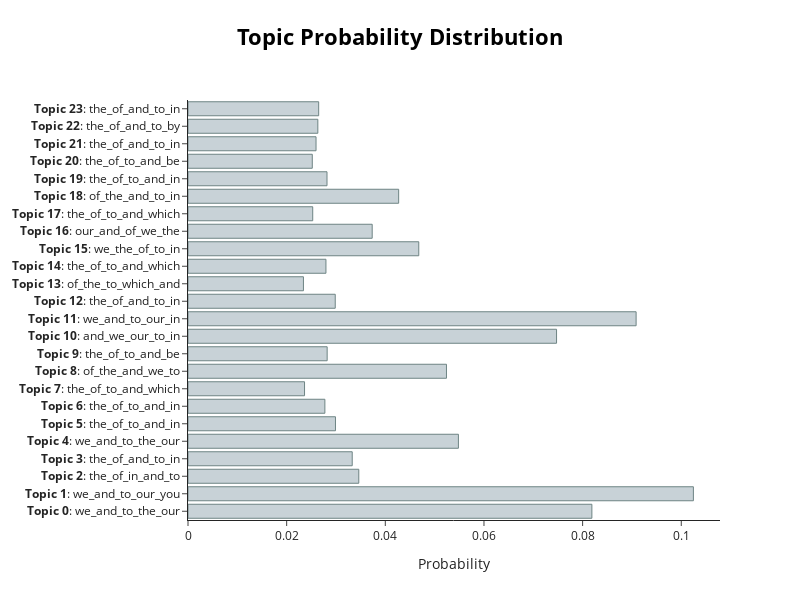

The notebook cell this image was saved under:
### Code cell
# output the topic distribution for the first speech
# hint: check out approximate_distribution() and visualize_distribution()

# distribution = topic_model.approximate_distribution(docs[0])
# distribution


topic_distribution, _ = topic_model.approximate_distribution(docs)
topic_distribution[0]

first_speech_visualization = topic_model.visualize_distribution(topic_distribution[0])
first_speech_visualization

### Figure 1 — Plotly figure (JSON) as saved in the notebook; plotly's stock layout.template omitted (floating-point values rounded to 4 significant figures)
{"data": [{"marker": {"color": "#C8D2D7", "line": {"color": "#6E8484", "width": 1}}, "orientation": "h", "type": "bar", "x": [0.08188, 0.1025, 0.03462, 0.03329, 0.05482, 0.0299, 0.02775, 0.02363, 0.0524, 0.02821, 0.07471, 0.09085, 0.02985, 0.0234, 0.02797, 0.04678, 0.03734, 0.02529, 0.04271, 0.02818, 0.0252, 0.02596, 0.02632, 0.02649], "y": ["<b>Topic 0</b>: we_and_to_the_our", "<b>Topic 1</b>: we_and_to_our_you", "<b>Topic 2</b>: the_of_in_and_to", "<b>Topic 3</b>: the_of_and_to_in", "<b>Topic 4</b>: we_and_to_the_our", "<b>Topic 5</b>: the_of_to_and_in", "<b>Topic 6</b>: the_of_to_and_in", "<b>Topic 7</b>: the_of_to_and_which", "<b>Topic 8</b>: of_the_and_we_to", "<b>Topic 9</b>: the_of_to_and_be", "<b>Topic 10</b>: and_we_our_to_in", "<b>Topic 11</b>: we_and_to_our_in", "<b>Topic 12</b>: the_of_and_to_in", "<b>Topic 13</b>: of_the_to_which_and", "<b>Topic 14</b>: the_of_to_and_which", "<b>Topic 15</b>: we_the_of_to_in", "<b>Topic 16</b>: our_and_of_we_the", "<b>Topic 17</b>: the_of_to_and_which", "<b>Topic 18</b>: of_the_and_to_in", "<b>Topic 19</b>: the_of_to_and_in", "<b>Topic 20</b>: the_of_to_and_be", "<b>Topic 21</b>: the_of_and_to_in", "<b>Topic 22</b>: the_of_and_to_by", "<b>Topic 23</b>: the_of_and_to_in"]}], "layout": {"height": 600, "hoverlabel": {"bgcolor": "white", "font": {"family": "Rockwell", "size": 16}}, "title": {"font": {"color": "Black", "size": 22}, "text": "<b>Topic Probability Distribution</b>", "x": 0.5, "xanchor": "center", "y": 0.95, "yanchor": "top"}, "width": 800, "xaxis": {"title": {"text": "Probability"}}}}
